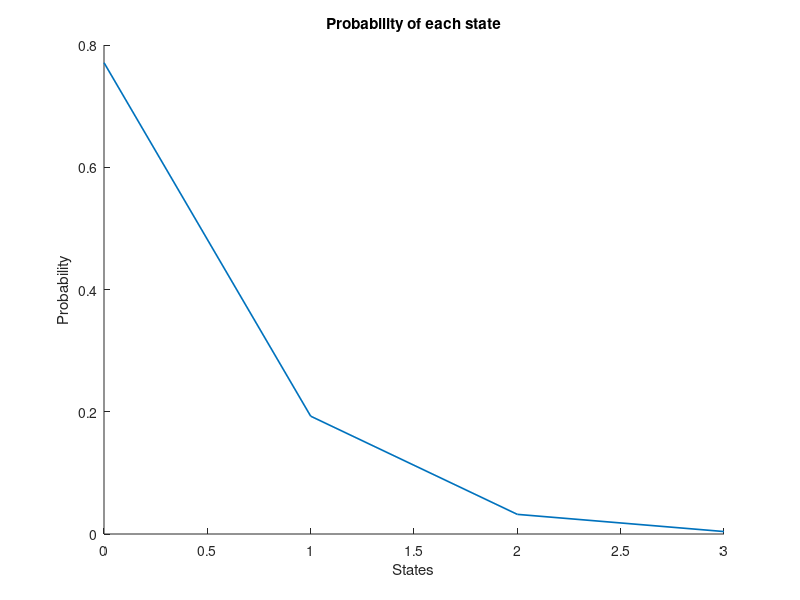
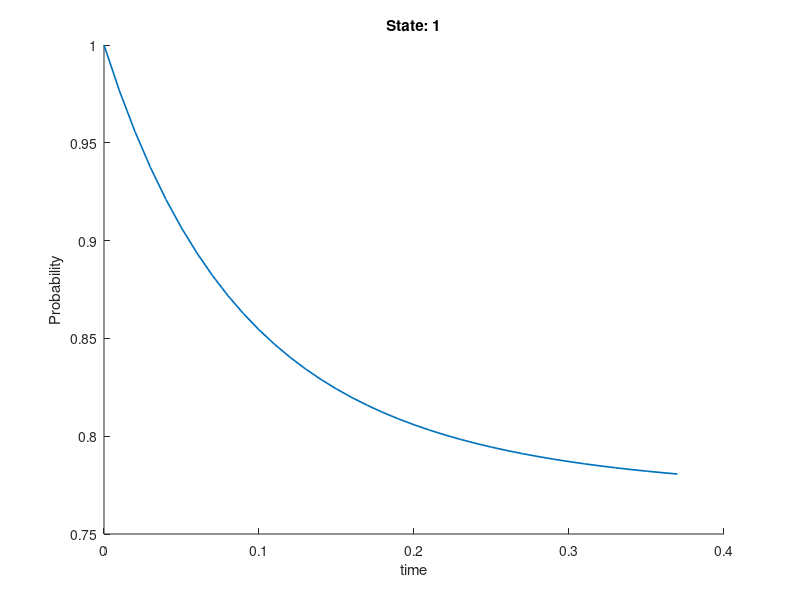
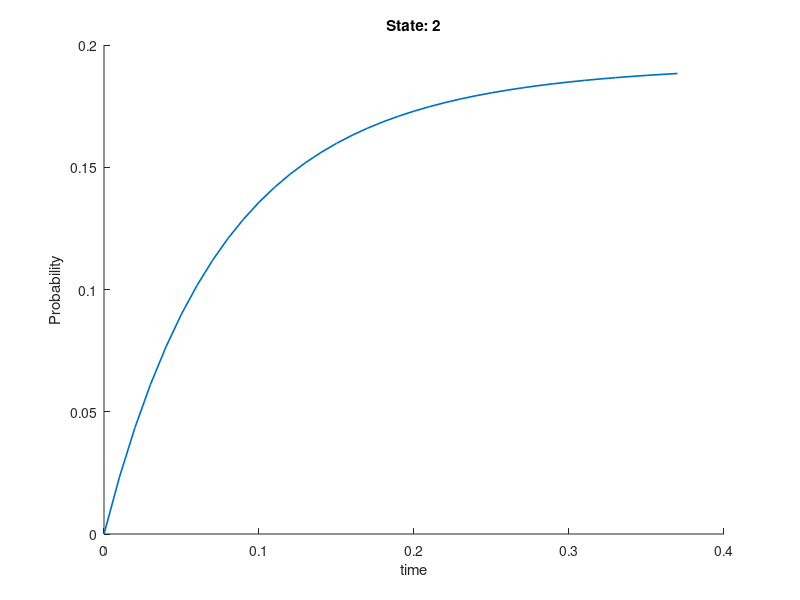
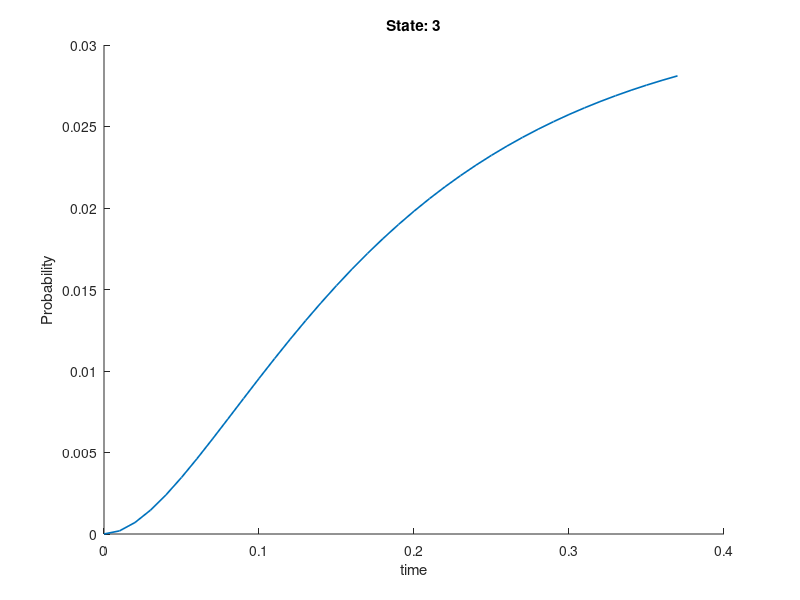

These figures' MATLAB source, in order:
clc;
clear all;
close all;

pkg load queueing;

lambda = 5;
mu = 10;

% Έχουμε 4 συνολικά states όπως έχω σχεδιάσει και στην αναφορά
states = [0, 1, 2, 3];
initial_state = [1, 0, 0, 0];
% φτιάχνουμε τα birts/deaths του συστήματος
births = [lambda/2, lambda/3, lambda/4];
deaths = [mu, mu, mu];

% με το ctmcbd() φτιάχνω το transition matrix
transition_mtx = ctmcbd(births, deaths);
display(transition_mtx);

% με το ctmc() παίρνω τις εργοδικές πιθανότητες για να σιγουρευτώ ότι είναι αυτές
% που βρήκα και θεωρητικά
P_i = ctmc(transition_mtx);
for i=1:4
  display(P_i(i));  
endfor

% Ας κάνω και το γράφημα
figure(1);
hold on;
plot(states, P_i,"linewidth", 1.2);
xlabel("States");
ylabel("Probability");
title("Probability of each state");
hold off;

% Υπολογισμός του Pbl == πιθανότητα απόρριψης πελάτη
P_bl = P_i(4);
display("P_bl = ");
display(P_bl);

% Υπολογισμός του μέσου αριθμού πελατών στο σύστημα όταν βρίσκεται
% σε συνθήκη ισορροπίας 
mean_clients = 0;
for i=1:4
  mean_clients = mean_clients + i * P_i(i);  
endfor
display("Mean number of clients is : ");
display(mean_clients);

% Υπολογισμός του μέσου αριθμού πελατών που θα εξυπηρετηθεί από το σύστημα
% σε 60 secs αφού βρεθέι σε κατάσταση ισορροπίας.
% ---------

% Σχεδιασμός των διαγραμμάτων των πιθανοτήτων καταστάσεων από την αρχική κατάσταση 
% έως οι πιθανότητες να έχουν απόσταση μικρότερη του 1% από τις εργοδικές πιθανότητες
% του ερωτήματος 2
figures = 2;
for i=1:4
  ind = 0
  for lin = 0:0.01:100
    ind += 1;
    P = ctmc(transition_mtx, lin, initial_state); % εδώ χρησιμοποιώ την ctmc με ένα linspace σαν parameter    
    prob(ind) = P(i);
    if P - P_i < 0.01 %threshold
      break;
    endif
  endfor  
  __lin = 0:0.01:lin;
  figure(figures);
  hold on;
  plot(__lin, prob, "linewidth", 1.2);
  xlabel("time");
  ylabel("Probability");
  title(sprintf("State: %d", i));
  hold off;
  figures += 1;
endfor

% εκτελούμε τα ίδια για άλλες τιμές lambda και mu
% αρχικά ας φτιάξω το παραπάνω σε function 
function prob_diagrams(P_i, transition_mtx, lin, initial_state, figures)
  for i=1:4
    ind = 0
    for lin = 0:0.01:100
      ind += 1;
      P = ctmc(transition_mtx, lin, initial_state); % εδώ χρησιμοποιώ την ctmc με ένα linspace σαν parameter    
      prob(ind) = P(i);
      if P - P_i < 0.01 %threshold
        break;
      endif
    endfor  
    __lin = 0:0.01:lin;
    figure(figures);
    hold on;
    plot(__lin, prob, "linewidth", 1.2);
    xlabel("time");
    ylabel("Probability");
    title(sprintf("State: %d", i));
    hold off;
    figures += 1;
  endfor
endfunction

% για lambda = 5, mu = 1
lambda = 5;
mu = 1;
births = [lambda/2, lambda/3, lambda/4];
deaths = [mu, mu, mu];
transition_mtx = ctmcbd(births, deaths);
P_i = ctmc(transition_mtx);
prob_diagrams(P_i, transition_mtx, lin, initial_state, figures);

% για lambda = 5, mu = 5
lambda = 5;
mu = 5;
births = [lambda/2, lambda/3, lambda/4];
deaths = [mu, mu, mu];
transition_mtx = ctmcbd(births, deaths);
P_i = ctmc(transition_mtx);
prob_diagrams(P_i, transition_mtx, lin, initial_state, figures);

% για lambda = 5, mu = 20
lambda = 5;
mu = 20;
births = [lambda/2, lambda/3, lambda/4];
deaths = [mu, mu, mu];
transition_mtx = ctmcbd(births, deaths);
P_i = ctmc(transition_mtx);
prob_diagrams(P_i, transition_mtx, lin, initial_state, figures);












